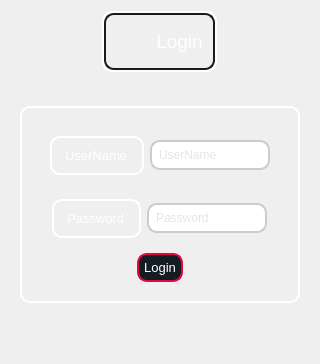
            <widget class="QWidget" name="Login_In_Page">
             <layout class="QVBoxLayout" name="verticalLayout_11">
              <item alignment="Qt::AlignHCenter">
               <widget class="QFrame" name="frame_16">
                <property name="styleSheet">
                 <string notr="true">QFrame{
    border-radius: 10px;
    border: 2px solid  white;
color:white;}</string>
                </property>
                <property name="frameShape">
                 <enum>QFrame::StyledPanel</enum>
                </property>
                <property name="frameShadow">
                 <enum>QFrame::Raised</enum>
                </property>
                <layout class="QVBoxLayout" name="verticalLayout_18">
                 <property name="spacing">
                  <number>0</number>
                 </property>
                 <property name="leftMargin">
                  <number>0</number>
                 </property>
                 <property name="topMargin">
                  <number>0</number>
                 </property>
                 <property name="rightMargin">
                  <number>0</number>
                 </property>
                 <property name="bottomMargin">
                  <number>0</number>
                 </property>
                 <item alignment="Qt::AlignHCenter|Qt::AlignVCenter">
                  <widget class="QFrame" name="frame_3">
                   <property name="styleSheet">
                    <string notr="true">QFrame{
    border-radius: 10px;
    border: 2px solid  hsl(0, 0%, 10%);;
    padding: 5px;
}
QLabel{
border:0px;
}</string>
                   </property>
                   <property name="frameShape">
                    <enum>QFrame::StyledPanel</enum>
                   </property>
                   <property name="frameShadow">
                    <enum>QFrame::Raised</enum>
                   </property>
                   <layout class="QHBoxLayout" name="horizontalLayout_21">
                    <property name="spacing">
                     <number>0</number>
                    </property>
                    <property name="leftMargin">
                     <number>0</number>
                    </property>
                    <property name="topMargin">
                     <number>0</number>
                    </property>
                    <property name="rightMargin">
                     <number>0</number>
                    </property>
                    <property name="bottomMargin">
                     <number>0</number>
                    </property>
                    <item>
                     <widget class="QLabel" name="label_8">
                      <property name="minimumSize">
                       <size>
                        <width>40</width>
                        <height>40</height>
                       </size>
                      </property>
                      <property name="maximumSize">
                       <size>
                        <width>40</width>
                        <height>40</height>
                       </size>
                      </property>
                      <property name="text">
                       <string/>
                      </property>
                      <property name="pixmap">
                       <pixmap resource="../Qss/icons/_icons.qrc">:/icons/Icons/feather/user.png</pixmap>
                      </property>
                      <property name="scaledContents">
                       <bool>true</bool>
                      </property>
                     </widget>
                    </item>
                    <item>
                     <widget class="QLabel" name="label_15">
                      <property name="font">
                       <font>
                        <pointsize>14</pointsize>
                       </font>
                      </property>
                      <property name="layoutDirection">
                       <enum>Qt::LeftToRight</enum>
                      </property>
                      <property name="styleSheet">
                       <string notr="true"/>
                      </property>
                      <property name="text">
                       <string>Login</string>
                      </property>
                      <property name="alignment">
                       <set>Qt::AlignHCenter|Qt::AlignTop</set>
                      </property>
                     </widget>
                    </item>
                   </layout>
                  </widget>
                 </item>
                </layout>
               </widget>
              </item>
              <item>
               <widget class="QFrame" name="frame_17">
                <property name="sizePolicy">
                 <sizepolicy hsizetype="Preferred" vsizetype="Expanding">
                  <horstretch>0</horstretch>
                  <verstretch>0</verstretch>
                 </sizepolicy>
                </property>
                <property name="styleSheet">
                 <string notr="true">QFrame,#Login_info_after_check{
border:0px;
}
#Pass_input_login::placeholder {
    color: #BBBBBB; /* This sets the placeholder color to a duller white */
}
QPushButton{
	border:2px solid white;
}

QLabel,#Login_Box{
    border-radius: 10px;
    border: 2px solid  white;
    padding: 10px;
color:white;
}
QLineEdit {
    border-radius: 10px;
    border: 2px solid #ccc;
    padding: 5px;
}
QLineEdit:focus {
    border-color: hsl(0, 0%, 30%);
}
QPushButton{
	background-color:#141C24;
	border : 2px solid #E60540;
	padding:5px;
	border-radius:10px;
color:white;
}
QPushButton:hover {
    background-color: rgba(230, 5, 64, 0.3);;
}</string>
                </property>
                <property name="frameShape">
                 <enum>QFrame::StyledPanel</enum>
                </property>
                <property name="frameShadow">
                 <enum>QFrame::Raised</enum>
                </property>
                <layout class="QVBoxLayout" name="verticalLayout_21">
                 <property name="spacing">
                  <number>6</number>
                 </property>
                 <property name="topMargin">
                  <number>28</number>
                 </property>
                 <property name="bottomMargin">
                  <number>10</number>
                 </property>
                 <item alignment="Qt::AlignHCenter">
                  <widget class="QFrame" name="Login_Box">
                   <property name="styleSheet">
                    <string notr="true">#Sign_Up_Info_Box{

    border-radius: 10px;
    border: 2px solid  hsl(0, 0%, 10%);;
    padding: 5px;
}</string>
                   </property>
                   <property name="frameShape">
                    <enum>QFrame::StyledPanel</enum>
                   </property>
                   <property name="frameShadow">
                    <enum>QFrame::Raised</enum>
                   </property>
                   <layout class="QVBoxLayout" name="verticalLayout_20">
                    <item alignment="Qt::AlignHCenter">
                     <widget class="QFrame" name="UserName_box_login">
                      <property name="frameShape">
                       <enum>QFrame::StyledPanel</enum>
                      </property>
                      <property name="frameShadow">
                       <enum>QFrame::Raised</enum>
                      </property>
                      <layout class="QHBoxLayout" name="horizontalLayout_25">
                       <item>
                        <widget class="QLabel" name="label_18">
                         <property name="font">
                          <font>
                           <pointsize>10</pointsize>
                          </font>
                         </property>
                         <property name="text">
                          <string>UserName</string>
                         </property>
                        </widget>
                       </item>
                       <item>
                        <widget class="QLineEdit" name="Username_input_login">
                         <property name="palette">
                          <palette>
                           <active>
                            <colorrole role="Button">
                             <brush brushstyle="SolidPattern">
                              <color alpha="255">
                               <red>24</red>
                               <green>24</green>
                               <blue>36</blue>
                              </color>
                             </brush>
                            </colorrole>
                            <colorrole role="Base">
                             <brush brushstyle="SolidPattern">
                              <color alpha="255">
                               <red>24</red>
                               <green>24</green>
                               <blue>36</blue>
                              </color>
                             </brush>
                            </colorrole>
                            <colorrole role="Window">
                             <brush brushstyle="SolidPattern">
                              <color alpha="255">
                               <red>24</red>
                               <green>24</green>
                               <blue>36</blue>
                              </color>
                             </brush>
                            </colorrole>
                            <colorrole role="PlaceholderText">
                             <brush brushstyle="SolidPattern">
                              <color alpha="128">
                               <red>204</red>
                               <green>204</green>
                               <blue>204</blue>
                              </color>
                             </brush>
                            </colorrole>
                           </active>
                           <inactive>
                            <colorrole role="Button">
                             <brush brushstyle="SolidPattern">
                              <color alpha="255">
                               <red>24</red>
                               <green>24</green>
                               <blue>36</blue>
                              </color>
                             </brush>
                            </colorrole>
                            <colorrole role="Base">
                             <brush brushstyle="SolidPattern">
                              <color alpha="255">
                               <red>24</red>
                               <green>24</green>
                               <blue>36</blue>
                              </color>
                             </brush>
                            </colorrole>
                            <colorrole role="Window">
                             <brush brushstyle="SolidPattern">
                              <color alpha="255">
                               <red>24</red>
                               <green>24</green>
                               <blue>36</blue>
                              </color>
                             </brush>
                            </colorrole>
                            <colorrole role="PlaceholderText">
                             <brush brushstyle="SolidPattern">
                              <color alpha="128">
                               <red>204</red>
                               <green>204</green>
                               <blue>204</blue>
                              </color>
                             </brush>
                            </colorrole>
                           </inactive>
                           <disabled>
                            <colorrole role="Button">
                             <brush brushstyle="SolidPattern">
                              <color alpha="255">
                               <red>24</red>
                               <green>24</green>
                               <blue>36</blue>
                              </color>
                             </brush>
                            </colorrole>
                            <colorrole role="Base">
                             <brush brushstyle="SolidPattern">
                              <color alpha="255">
                               <red>24</red>
                               <green>24</green>
                               <blue>36</blue>
                              </color>
                             </brush>
                            </colorrole>
                            <colorrole role="Window">
                             <brush brushstyle="SolidPattern">
                              <color alpha="255">
                               <red>24</red>
                               <green>24</green>
                               <blue>36</blue>
                              </color>
                             </brush>
                            </colorrole>
                            <colorrole role="PlaceholderText">
                             <brush brushstyle="SolidPattern">
                              <color alpha="128">
                               <red>204</red>
                               <green>204</green>
                               <blue>204</blue>
                              </color>
                             </brush>
                            </colorrole>
                           </disabled>
                          </palette>
                         </property>
                         <property name="placeholderText">
                          <string>UserName</string>
                         </property>
                        </widget>
                       </item>
                      </layout>
                     </widget>
                    </item>
                    <item alignment="Qt::AlignHCenter">
                     <widget class="QFrame" name="Password_box_login">
                      <property name="frameShape">
                       <enum>QFrame::StyledPanel</enum>
                      </property>
                      <property name="frameShadow">
                       <enum>QFrame::Raised</enum>
                      </property>
                      <layout class="QHBoxLayout" name="horizontalLayout_27">
                       <item>
                        <widget class="QLabel" name="label_20">
                         <property name="font">
                          <font>
                           <pointsize>10</pointsize>
                          </font>
                         </property>
                         <property name="text">
                          <string>Password</string>
                         </property>
                        </widget>
                       </item>
                       <item>
                        <widget class="QLineEdit" name="Pass_input_login">
                         <property name="palette">
                          <palette>
                           <active>
                            <colorrole role="Button">
                             <brush brushstyle="SolidPattern">
                              <color alpha="255">
                               <red>24</red>
                               <green>24</green>
                               <blue>36</blue>
                              </color>
                             </brush>
                            </colorrole>
                            <colorrole role="Base">
                             <brush brushstyle="SolidPattern">
                              <color alpha="255">
                               <red>24</red>
                               <green>24</green>
                               <blue>36</blue>
                              </color>
                             </brush>
                            </colorrole>
                            <colorrole role="Window">
                             <brush brushstyle="SolidPattern">
                              <color alpha="255">
                               <red>24</red>
                               <green>24</green>
                               <blue>36</blue>
                              </color>
                             </brush>
                            </colorrole>
                            <colorrole role="PlaceholderText">
                             <brush brushstyle="SolidPattern">
                              <color alpha="128">
                               <red>204</red>
                               <green>204</green>
                               <blue>204</blue>
                              </color>
                             </brush>
                            </colorrole>
                           </active>
                           <inactive>
                            <colorrole role="Button">
                             <brush brushstyle="SolidPattern">
                              <color alpha="255">
                               <red>24</red>
                               <green>24</green>
                               <blue>36</blue>
                              </color>
                             </brush>
                            </colorrole>
                            <colorrole role="Base">
                             <brush brushstyle="SolidPattern">
                              <color alpha="255">
                               <red>24</red>
                               <green>24</green>
                               <blue>36</blue>
                              </color>
                             </brush>
                            </colorrole>
                            <colorrole role="Window">
                             <brush brushstyle="SolidPattern">
                              <color alpha="255">
                               <red>24</red>
                               <green>24</green>
                               <blue>36</blue>
                              </color>
                             </brush>
                            </colorrole>
                            <colorrole role="PlaceholderText">
                             <brush brushstyle="SolidPattern">
                              <color alpha="128">
                               <red>204</red>
                               <green>204</green>
                               <blue>204</blue>
                              </color>
                             </brush>
                            </colorrole>
                           </inactive>
                           <disabled>
                            <colorrole role="Button">
                             <brush brushstyle="SolidPattern">
                              <color alpha="255">
                               <red>24</red>
                               <green>24</green>
                               <blue>36</blue>
                              </color>
                             </brush>
                            </colorrole>
                            <colorrole role="Base">
                             <brush brushstyle="SolidPattern">
                              <color alpha="255">
                               <red>24</red>
                               <green>24</green>
                               <blue>36</blue>
                              </color>
                             </brush>
                            </colorrole>
                            <colorrole role="Window">
                             <brush brushstyle="SolidPattern">
                              <color alpha="255">
                               <red>24</red>
                               <green>24</green>
                               <blue>36</blue>
                              </color>
                             </brush>
                            </colorrole>
                            <colorrole role="PlaceholderText">
                             <brush brushstyle="SolidPattern">
                              <color alpha="128">
                               <red>204</red>
                               <green>204</green>
                               <blue>204</blue>
                              </color>
                             </brush>
                            </colorrole>
                           </disabled>
                          </palette>
                         </property>
                         <property name="echoMode">
                          <enum>QLineEdit::Password</enum>
                         </property>
                         <property name="placeholderText">
                          <string>Password</string>
                         </property>
                        </widget>
                       </item>
                      </layout>
                     </widget>
                    </item>
                    <item alignment="Qt::AlignHCenter">
                     <widget class="QPushButton" name="Login_Check_btn">
                      <property name="font">
                       <font>
                        <pointsize>10</pointsize>
                       </font>
                      </property>
                      <property name="cursor">
                       <cursorShape>PointingHandCursor</cursorShape>
                      </property>
                      <property name="text">
                       <string>Login</string>
                      </property>
                      <property name="icon">
                       <iconset resource="../Qss/icons/_icons.qrc">
                        <normaloff>:/icons/Icons/feather/user.png</normaloff>:/icons/Icons/feather/user.png</iconset>
                      </property>
                     </widget>
                    </item>
                   </layout>
                  </widget>
                 </item>
                 <item alignment="Qt::AlignHCenter|Qt::AlignVCenter">
                  <widget class="QLabel" name="Login_info_after_check">
                   <property name="text">
                    <string/>
                   </property>
                  </widget>
                 </item>
                </layout>
               </widget>
              </item>
             </layout>
            </widget>
